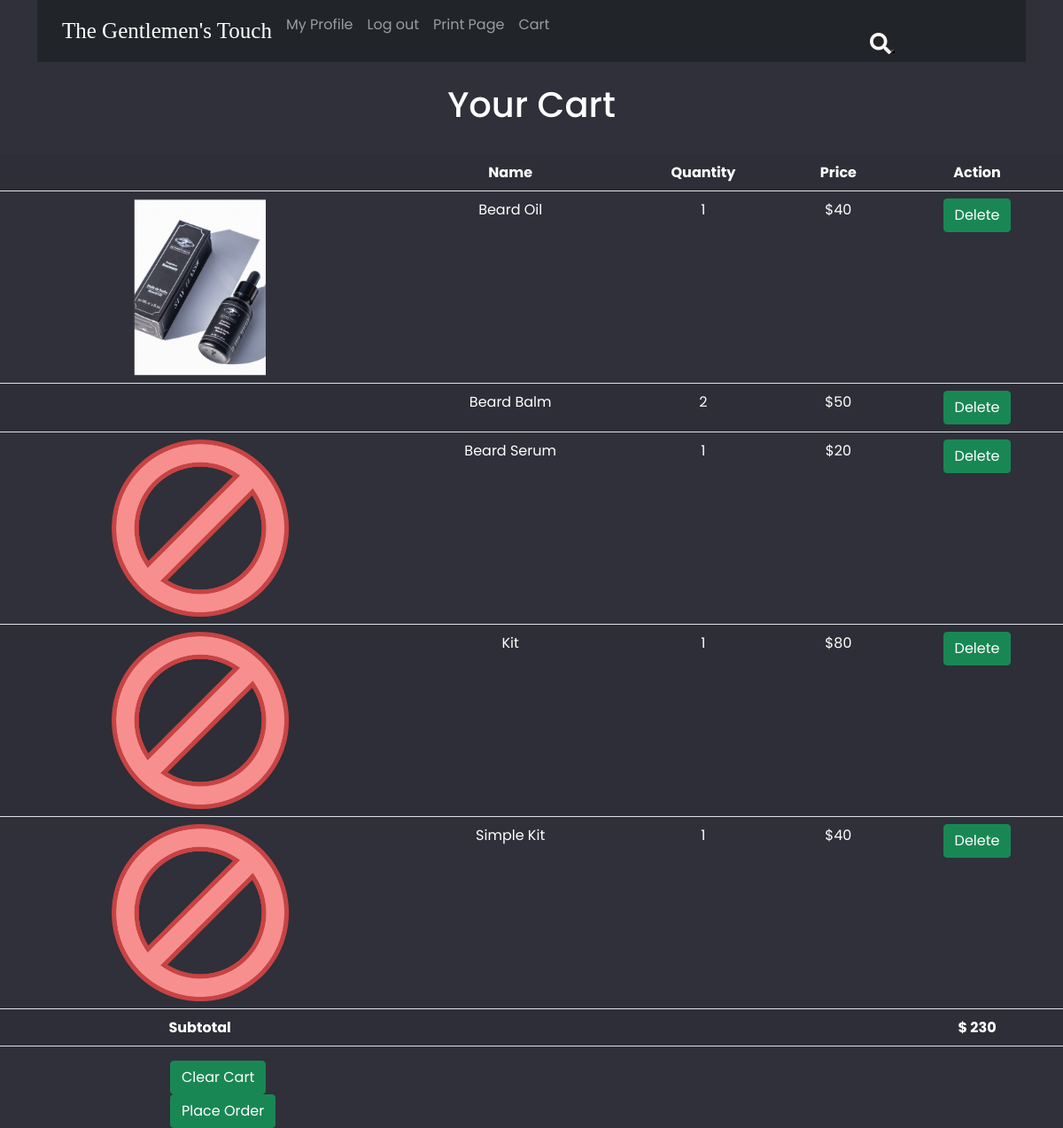
Page /Cart/index (signed in) on the earlier database version.
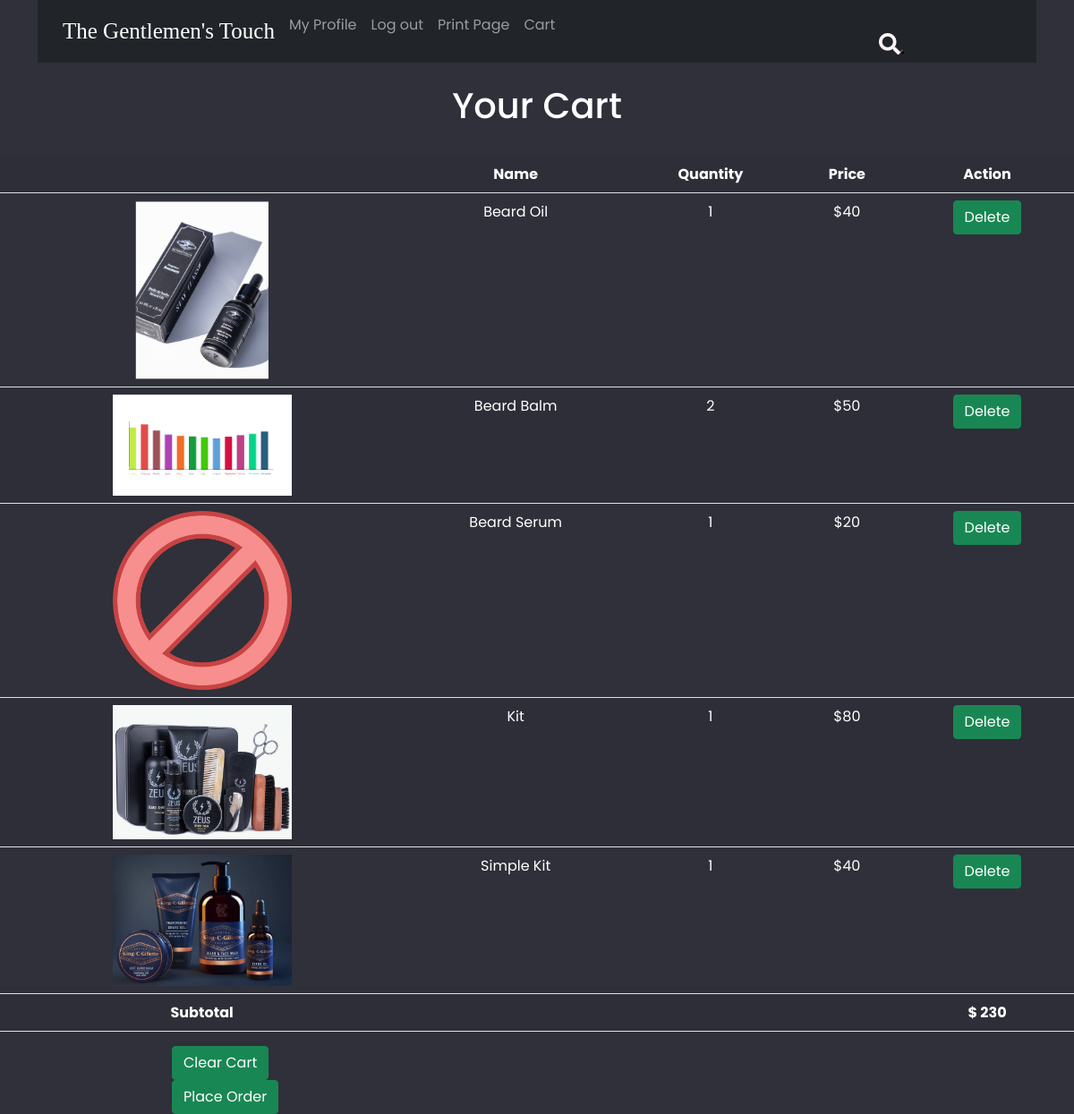
Same page on the later database version.
### tables this page shows
CREATE TABLE `order_detail` (
  `order_detail_id` int(11) NOT NULL,
  `order_id` int(11) NOT NULL,
  `product_id` int(11) NOT NULL,
  `quantity` int(11) NOT NULL DEFAULT 0,
  `unit_price` double NOT NULL,
  `price` double NOT NULL
);

CREATE TABLE `product` (
  `product_id` int(11) NOT NULL,
  `product_image` varchar(50) NOT NULL DEFAULT 'blank.png',
  `product_name` varchar(30) NOT NULL,
  `description` text NOT NULL,
  `price` double NOT NULL,
  `quantity` int(11) NOT NULL
);

### app/controllers/Cart.php (called while the page is built, shortened)
<?php
        class Cart extends \app\core\Controller {
            public function index() {
                $cart = new \app\models\Order();
                $cart = $cart->getUserCart($_SESSION['user_id']);
                $products = new \app\models\OrderDetail();
                $products = $products->getOrder($cart->order_id);
                $this->view('Cart/index', $products);
            }
        }

### app/core/App.php (called while the page is built, shortened)
<?php
		class App {
			private $method = 'index';
			public function __construct() {
				$url = self::parseUrl();
				if (isset($url[0])) {
					unset($url[0]);
				}
				$this->controller = new $this->controller;
				if (isset($url[1])) {
					if (method_exists($this->controller, $url[1]))
						$this->method = $url[1];
					unset($url[1]);
				}
				$this->params = $url ? array_values($url) : [];
				call_user_func_array([$this->controller, $this->method], $this->params);
			}
			private static function parseUrl() {
				if (isset($_GET['url'])) {
					return explode('/',
						filter_var(
							rtrim($_GET['url'], '/'),
							FILTER_SANITIZE_URL)
					);
				}
			}
		}

### index.php (called while the page is built, shortened)
<?php
    new \app\core\App();

### app/core/DBConnection.php (called while the page is built, shortened)
<?php
		class DBConnection {
			static $connection = null;
			private function __construct() {
				if (self::$connection == null) {
					$host = 'localhost';
					$DBname = 'sysdev';
					$user = 'root';
					$password = '';
					self::$connection = new \PDO("mysql:host=$host;dbname=$DBname", $user, $password);
				}
			}
			public static function getInstance() {
				return self::$connection;
			}
		}

### app/models/OrderDetail.php (called while the page is built, shortened)
<?php
        class OrderDetail extends \app\core\Model {
            function getOrder($order_id) {
                $SQL = 'SELECT * FROM order_detail WHERE order_id = :order_id';
                $STMT = self::$_connection->prepare($SQL);
                $STMT->execute(['order_id'=>$order_id]);
                $STMT->setFetchMode(\PDO::FETCH_CLASS, "app\models\OrderDetail");
                return $STMT->fetchAll();
            }
        }

### app/models/Order.php (called while the page is built, shortened)
<?php
        class Order extends \app\core\Model {
            function getUserCart($user_id) {
                $SQL = 'SELECT * FROM `order` WHERE user_id = :user_id AND order_status = :order_status';
                $STMT = self::$_connection->prepare($SQL);
                $STMT->execute(['user_id'=>$user_id, 'order_status'=> 0]);
                $STMT->setFetchMode(\PDO::FETCH_CLASS, "app\models\Order");
                return $STMT->fetch();
            }
        }

### app/models/Product.php (called while the page is built, shortened)
<?php
        class Product extends \app\core\Model {
            function get($product_id) {
                $SQL = 'SELECT * FROM product WHERE product_id = :product_id';
                $STMT = self::$_connection->prepare($SQL);
                $STMT->execute(['product_id'=>$product_id]);
                $STMT->setFetchMode(\PDO::FETCH_CLASS, "app\models\Product");
                return $STMT->fetch();
            }
        }

### app/views/Cart/index.php (the view, shortened to what this page needs)
<html>
    <head>
        <link href="https://cdn.jsdelivr.net/npm/bootstrap@5.1.3/dist/css/bootstrap.min.css" rel="stylesheet">
        <link rel="stylesheet" type="text/css" href="/app/public/css/navbar.css">
        <link rel="stylesheet" type="text/css" href="/app/public/css/summary.css">
        <link rel="stylesheet" type="text/css" href="/app/public/css/force.css">
    </head>
    <body style = 'overflow:scroll;'>
        <div class='container'>
            <br> <h1 class="text-center" id="title">Your Cart</h1> <br>
            <table class="table table-striped" style='text-align:center;'>
                <tr><th></th><th id="title">Name</th><th id="title">Quantity</th><th id="title">Price</th><th id="title">Action</th></tr>
                <?php
                    $sum = 0;
                    if ($data != null) {
                        foreach ($data as $order_detail) {
                            $product = new \app\models\Product();
                            $product = $product->get($order_detail->product_id);
                            echo " <tr><td><img alt = '' src = '\\pictures\\$product->product_image' style = 'max-width:200px;max-height:200px;' ></td>
                                <td id='title'>$product->product_name</td><td id='title'>$order_detail->quantity</td><td id='title'>$$order_detail->price</td>
                                <td><a class = 'btn btn-success' href='/Cart/deleteFromCart/$order_detail->order_detail_id' onclick='return confirm(\"Are you sure?\");' class='m-2'>Delete</a></td></tr>";
                            $sum += $order_detail->price;
                        }
                        echo " <tr><th id='title'>Subtotal</th><th></th><th></th><th></th><th  id='title'>$ $sum</th></tr>";
                    }
                    else
                        echo "<tr><td colspan = '5' id='title'>Your cart is empty!</td></tr>";
                ?>
            </table>
            <?php
                if ($data != null) {
                    echo "<a href='/Cart/clearCart/$order_detail->order_id' class='btn btn-success' id='clearCart'>Clear Cart</a>
                        <a href='' class='btn btn-success' id='orderPlace'>Place Order</a>";
                }
            ?>
    </body>
</html>

Differences in the rows shown:
changed through a linked row, order_detail "Beard Balm": product.product_image: picture added
changed through a linked row, order_detail "Kit": product.product_image: picture added in place of a placeholder
changed through a linked row, order_detail "Simple Kit": product.product_image: picture added in place of a placeholder
